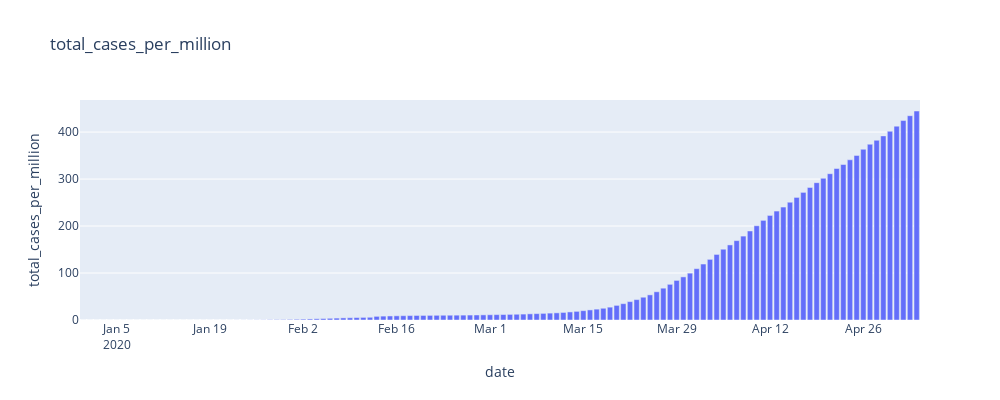

Notebook cell for this chart:
### Code cell
import matplotlib.pyplot as plt
import plotly.express as px
fig = px.bar(d2[d2['location']=='World'], x="date", y="total_cases_per_million", height=400, width=1000,
             title='total_cases_per_million')
fig.show()
